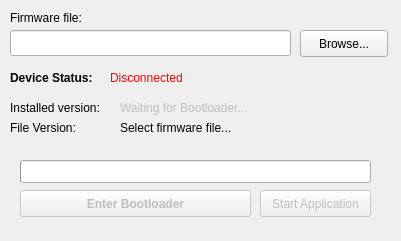
<?xml version="1.0" encoding="UTF-8"?>
<ui version="4.0">
 <class>MainWindow</class>
 <widget class="QMainWindow" name="MainWindow">
  <property name="geometry">
   <rect>
    <x>0</x>
    <y>0</y>
    <width>401</width>
    <height>241</height>
   </rect>
  </property>
  <property name="windowTitle">
   <string>Firmware Upgrade</string>
  </property>
  <property name="dockOptions">
   <set>QMainWindow::AnimatedDocks</set>
  </property>
  <property name="unifiedTitleAndToolBarOnMac">
   <bool>false</bool>
  </property>
  <widget class="QWidget" name="centralwidget">
   <widget class="QPushButton" name="mainButton">
    <property name="enabled">
     <bool>false</bool>
    </property>
    <property name="geometry">
     <rect>
      <x>20</x>
      <y>190</y>
      <width>231</width>
      <height>27</height>
     </rect>
    </property>
    <property name="font">
     <font>
      <weight>75</weight>
      <bold>true</bold>
     </font>
    </property>
    <property name="text">
     <string>Enter Bootloader</string>
    </property>
   </widget>
   <widget class="QLabel" name="label">
    <property name="geometry">
     <rect>
      <x>10</x>
      <y>10</y>
      <width>91</width>
      <height>16</height>
     </rect>
    </property>
    <property name="text">
     <string>&lt;b&gt;Firmware file:&lt;/b&gt;</string>
    </property>
    <property name="textFormat">
     <enum>Qt::RichText</enum>
    </property>
   </widget>
   <widget class="QLabel" name="versionStr">
    <property name="enabled">
     <bool>false</bool>
    </property>
    <property name="geometry">
     <rect>
      <x>120</x>
      <y>100</y>
      <width>261</width>
      <height>16</height>
     </rect>
    </property>
    <property name="text">
     <string>Waiting for Bootloader...</string>
    </property>
   </widget>
   <widget class="QLabel" name="label_2">
    <property name="enabled">
     <bool>true</bool>
    </property>
    <property name="geometry">
     <rect>
      <x>10</x>
      <y>100</y>
      <width>111</width>
      <height>16</height>
     </rect>
    </property>
    <property name="text">
     <string>Installed version:</string>
    </property>
   </widget>
   <widget class="QProgressBar" name="progressBar">
    <property name="geometry">
     <rect>
      <x>20</x>
      <y>160</y>
      <width>351</width>
      <height>23</height>
     </rect>
    </property>
    <property name="value">
     <number>0</number>
    </property>
    <property name="textVisible">
     <bool>false</bool>
    </property>
    <property name="invertedAppearance">
     <bool>false</bool>
    </property>
   </widget>
   <widget class="QLabel" name="fileFwVer">
    <property name="geometry">
     <rect>
      <x>120</x>
      <y>120</y>
      <width>271</width>
      <height>16</height>
     </rect>
    </property>
    <property name="text">
     <string>Select firmware file...</string>
    </property>
   </widget>
   <widget class="QPushButton" name="browseBtn">
    <property name="geometry">
     <rect>
      <x>300</x>
      <y>30</y>
      <width>88</width>
      <height>27</height>
     </rect>
    </property>
    <property name="text">
     <string>Browse...</string>
    </property>
   </widget>
   <widget class="QLineEdit" name="fwFile">
    <property name="geometry">
     <rect>
      <x>10</x>
      <y>30</y>
      <width>281</width>
      <height>26</height>
     </rect>
    </property>
    <property name="text">
     <string/>
    </property>
    <property name="readOnly">
     <bool>true</bool>
    </property>
   </widget>
   <widget class="QLabel" name="label_4">
    <property name="geometry">
     <rect>
      <x>10</x>
      <y>120</y>
      <width>81</width>
      <height>16</height>
     </rect>
    </property>
    <property name="text">
     <string>File Version:</string>
    </property>
   </widget>
   <widget class="QLabel" name="label_3">
    <property name="geometry">
     <rect>
      <x>10</x>
      <y>70</y>
      <width>91</width>
      <height>16</height>
     </rect>
    </property>
    <property name="text">
     <string>&lt;b&gt;Device Status:&lt;/b&gt;</string>
    </property>
   </widget>
   <widget class="QLabel" name="statusStr">
    <property name="geometry">
     <rect>
      <x>110</x>
      <y>70</y>
      <width>91</width>
      <height>16</height>
     </rect>
    </property>
    <property name="text">
     <string>&lt;font color='red'&gt;Disconnected&lt;/font&gt;</string>
    </property>
   </widget>
   <widget class="QPushButton" name="startApp">
    <property name="enabled">
     <bool>false</bool>
    </property>
    <property name="geometry">
     <rect>
      <x>260</x>
      <y>190</y>
      <width>111</width>
      <height>27</height>
     </rect>
    </property>
    <property name="text">
     <string>Start Application</string>
    </property>
   </widget>
  </widget>
 </widget>
 <resources/>
 <connections/>
</ui>
